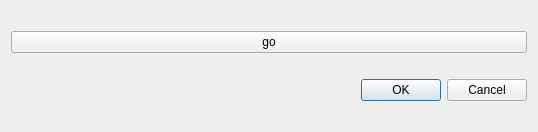
<?xml version="1.0" encoding="UTF-8"?>
<ui version="4.0">
 <class>geo_sentimentDialogBase</class>
 <widget class="QDialog" name="geo_sentimentDialogBase">
  <property name="geometry">
   <rect>
    <x>0</x>
    <y>0</y>
    <width>538</width>
    <height>132</height>
   </rect>
  </property>
  <property name="windowTitle">
   <string>geo_sentiment</string>
  </property>
  <layout class="QGridLayout" name="gridLayout">
   <item row="2" column="0">
    <widget class="QDialogButtonBox" name="button_box">
     <property name="orientation">
      <enum>Qt::Horizontal</enum>
     </property>
     <property name="standardButtons">
      <set>QDialogButtonBox::Cancel|QDialogButtonBox::Ok</set>
     </property>
    </widget>
   </item>
   <item row="0" column="0">
    <widget class="QPushButton" name="gobtn">
     <property name="text">
      <string>go</string>
     </property>
    </widget>
   </item>
  </layout>
 </widget>
 <resources/>
 <connections>
  <connection>
   <sender>button_box</sender>
   <signal>accepted()</signal>
   <receiver>geo_sentimentDialogBase</receiver>
   <slot>accept()</slot>
   <hints>
    <hint type="sourcelabel">
     <x>20</x>
     <y>20</y>
    </hint>
    <hint type="destinationlabel">
     <x>20</x>
     <y>20</y>
    </hint>
   </hints>
  </connection>
  <connection>
   <sender>button_box</sender>
   <signal>rejected()</signal>
   <receiver>geo_sentimentDialogBase</receiver>
   <slot>reject()</slot>
   <hints>
    <hint type="sourcelabel">
     <x>20</x>
     <y>20</y>
    </hint>
    <hint type="destinationlabel">
     <x>20</x>
     <y>20</y>
    </hint>
   </hints>
  </connection>
 </connections>
</ui>
